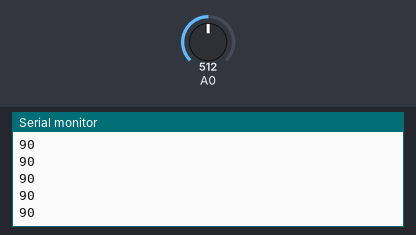
Simulated run of this sketch. Board: Arduino Uno, built with avr-gcc and run on an emulated ATmega328P. On the bench: the last lines printed to the serial monitor. The inputs (shaded band) are chosen by the test bench; at power-on: A0 = 512.

Above: at 1.2 s.
1.3 s: A0 set to 716
At 1.31 s:
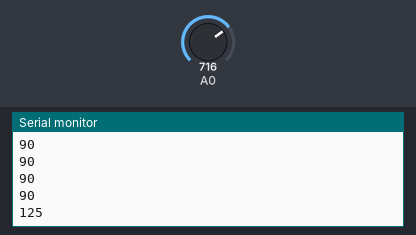
2.8 s: A0 set to 900
At 2.81 s:
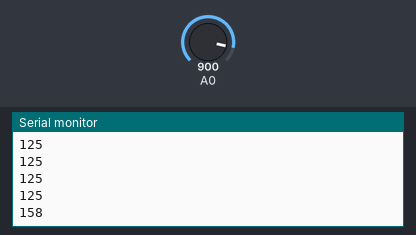
Timing chart, 0 to 5.8 s (numbered marks = the images above; inputs shaded):
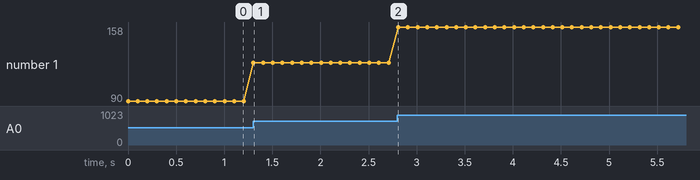

The sketch:

RotationSensor_Println.ino
```cpp
void setup() {

  Serial.begin(9600); //Set serial baud rate to 9600 bps

}

void loop() {
    int val;
    val = analogRead(0);  //Read rotation senseor value from analog 3
    Serial.println((int)(val/5.6833)); //Print the value to serial port
    // 270-> val/3.788
    // 180-> val/5.683
    delay(100);

}
```

Measured:
- after the input at 1.3 s, the serial monitor: prints a new line at once (image 1)
- after the input at 2.8 s, the serial monitor: prints a new line at once (image 2)
- plotted number 1: 90 → 125 after the input at 1.3 s, 125 → 158 after the input at 2.8 s
